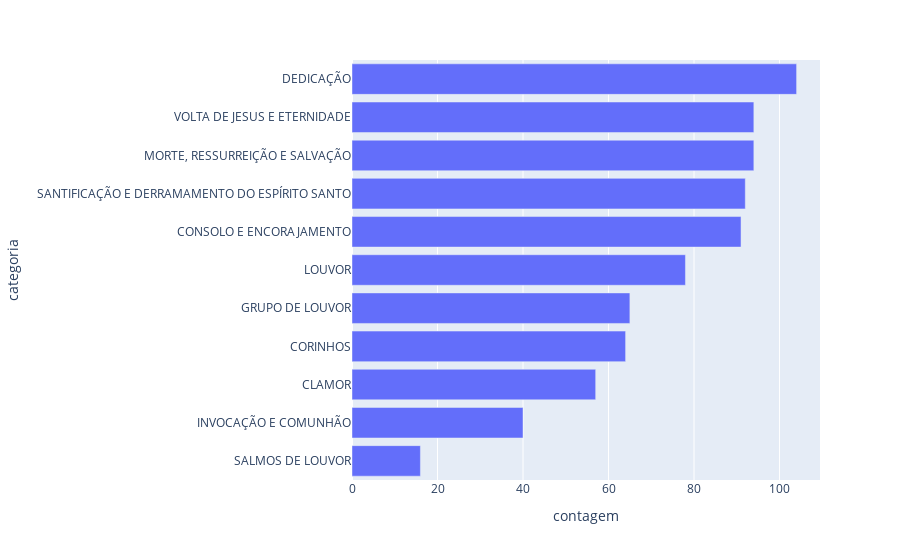

Here is the notebook cell this chart was saved with:
### Code cell
fig = px.bar(
    categorias_count.sort_values(by="contagem"),
    x="contagem",
    y="categoria",
    orientation="h",
)
fig.show()

### Figure 1 — Plotly figure (JSON) as saved in the notebook; plotly's stock layout.template omitted (floating-point values rounded to 4 significant figures)
{"data": [{"hovertemplate": "contagem=%{x}<br>categoria=%{y}<extra></extra>", "legendgroup": "", "marker": {"color": "#636efa", "pattern": {"shape": ""}}, "name": "", "orientation": "h", "showlegend": false, "textposition": "auto", "type": "bar", "x": [16, 40, 57, 64, 65, 78, 91, 92, 94, 94, 104], "xaxis": "x", "y": ["SALMOS DE LOUVOR", "INVOCAÇÃO E COMUNHÃO", "CLAMOR", "CORINHOS", "GRUPO DE LOUVOR", "LOUVOR", "CONSOLO E ENCORAJAMENTO", "SANTIFICAÇÃO E DERRAMAMENTO DO ESPÍRITO SANTO", "MORTE, RESSURREIÇÃO E SALVAÇÃO", "VOLTA DE JESUS E ETERNIDADE", "DEDICAÇÃO"], "yaxis": "y"}], "layout": {"barmode": "relative", "legend": {"tracegroupgap": 0}, "margin": {"t": 60}, "xaxis": {"anchor": "y", "domain": [0, 1], "title": {"text": "contagem"}}, "yaxis": {"anchor": "x", "domain": [0, 1], "title": {"text": "categoria"}}}}
